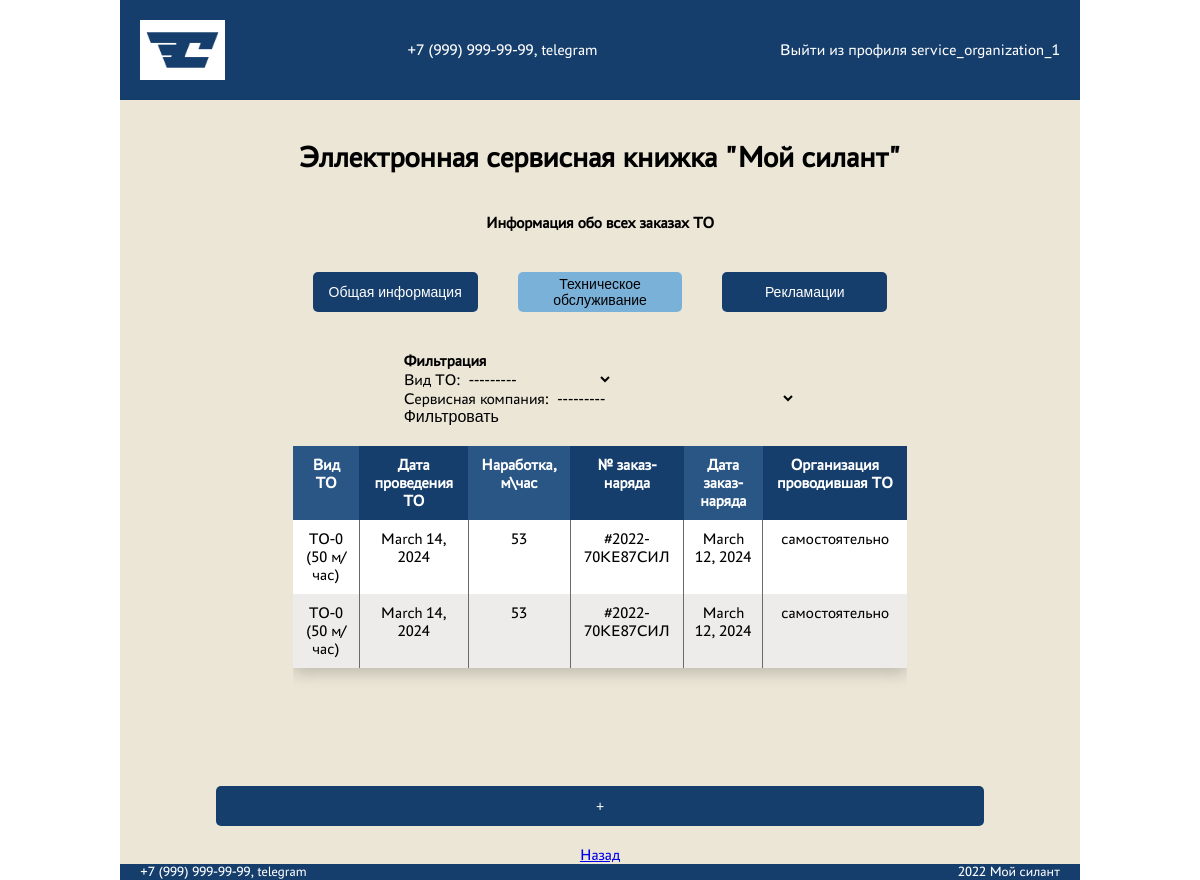
/maintenances/ (signed in), run on the app's committed database.
### core/models.py (models this page shows, shortened)
class Maintenance(models.Model):
    maintenance_type = models.ForeignKey(MaintenanceType, on_delete=models.CASCADE, verbose_name='Вид ТО')
    maintenance_date = models.DateField(null=True, verbose_name='Дата проведения ТО')
    operating_time = models.IntegerField(verbose_name='Наработка, м/час')
    work_order_number = models.CharField(max_length=255, verbose_name='№ заказ-наряда')
    work_order_date = models.DateField(null=True, verbose_name='Дата заказ-наряда')
    the_organization_that_carried_out_the_maintenance = models.CharField(max_length=255, verbose_name='Организация, проводившая ТО')
    machine = models.ForeignKey(Machine, on_delete=models.CASCADE, verbose_name='Машина')
    service_company = models.ForeignKey(ServiceCompany, on_delete=models.CASCADE, verbose_name='Сервисная компания')

class BaseModel(models.Model):
    def __str__(self):
        return self.name
    class Meta:
        abstract = True

class MaintenanceType(BaseModel):
    name = models.CharField(max_length=255)
    description = models.CharField(max_length=255)

### core/views.py (the view)
# urls.py: path('maintenances/', maintenance_list, name='maintenance_list'),
@login_required
@permission_required("core.view_maintenance", raise_exception=True)
def maintenance_list(request):
    maintenances = Maintenance.objects.all()
    maintenances_filter = MaintenanceFilter(request.GET, queryset=maintenances)
    return render(
        request,
        "maintenance_list.html",
        {"maintenances": maintenances, "filter": maintenances_filter},
    )

### templates/maintenance_list.html (shortened to what this page needs)
{% extends 'base.html' %}
{% block content %}
<main class="main">
    <div class="result-wrapper">
        <h1>Информация обо всех заказах ТО</h1>
        {% include 'tabs.html' with active_tab='maintenance' %}
        {% if maintenances %}
        <form method="get" class="mb-4">
            <h1>Фильтрация</h1>
            {{ filter.form }}
            <button type="submit">Фильтровать</button>
        </form>
        <div class="adaptive-table-wrapper">
            <table class="adaptive-table">
                <thead>
                    <tr>
                        <th>Вид ТО</th>
                        <th>Дата проведения ТО</th>
                        <th>Наработка, м\час</th>
                        <th>№ заказ-наряда</th>
                        <th>Дата заказ-наряда</th>
                        <th>Организация проводившая ТО</th>
                    </tr>
                </thead>
                <tbody>
                    {% for maintenance in maintenances %}
                    <tr>
                        <td>{{ maintenance.maintenance_type }}</a></td>
                        <td>{{ maintenance.maintenance_date }}</td>
                        <td>{{ maintenance.operating_time }}</td>
                        <td>{{ maintenance.work_order_number }}</td>
                        <td>{{ maintenance.work_order_date }}</td>
                        <td>{{ maintenance.the_organization_that_carried_out_the_maintenance }}</td>
                    </tr>
                    {% endfor %}
                </tbody>
            </table>
        </div>
    </div>
    {% else %}
    <div class="result-wrapper">
        <span>Заказов ТО нет в базе</span>
    </div>
    {% endif %}
    <button class="create-button" id="create_maintenance">+</button>
    <a href="{% url 'machine_list' %}">Назад</a>
</main>
{% endblock content %}

### templates/base.html (shortened to what this page needs)
<!DOCTYPE html>
<html lang="en">
  <head>
    {% load static %}
      <link href="{% static 'css/main.css' %}" rel="stylesheet" />
      <link href="{% static 'css/index/index.css' %}" rel="stylesheet" />
      <link href="{% static 'css/machine_list/machine_list.css' %}" rel="stylesheet" />
      <link href="{% static 'css/create_maintenance/create_maintenance.css' %}" rel="stylesheet" />
  </head>
  <body>
    <nav>
        <div class="logo-signin-wrapper">
            <img src="{% static 'img/logo.jpg' %}">
            <span>+7 (999) 999-99-99, telegram</span>
            {% if user.is_authenticated %}
            <a href="{% url 'account_logout' %}">Выйти из профиля {{ user.username }}</a>
            {% else %}
            <a href="{% url 'account_login' %}">Авторизация</a>
            {% endif %}
        </div>
    </nav>
    <section class="main-section">
      <div class="underlogo">
        <h1>Эллектронная сервисная книжка "Мой силант"</h1>
      </div>
      {% block content %}{% endblock %}
    </section>
    <footer>
        <div class="footer-wrapper">
            <span>+7 (999) 999-99-99, telegram</span>
            <span>2022 Мой силант</span>
        </div>
    </footer>
  </body>
</html>

### static/css/main.css (style rules this page uses)
* { margin: 0; padding: 0; border: 0; outline: 0; font-size: 100%; vertical-align: baseline; background: transparent; }
body { display: flex; flex-direction: column; justify-items: center; align-items: center; height: 100vh; width: 100%; font-family: 'PT Astra Sans', sans-serif; }
nav { background-color: #163E6C; width: 80%; height: 100px; display: flex; flex-direction: column; justify-content: space-between; align-items: center; color: white; }
.logo-signin-wrapper { display: flex; justify-content: space-between; align-items: center; width: 100%; }
.logo-signin-wrapper > img { height: 60px; padding: 20px 0 20px 20px; }
.logo-signin-wrapper > a { color: white; text-decoration: none; padding-right: 20px; }
.main-section { display: flex; flex-direction: column; justify-content: center; align-items: center; width: 80%; height: 100%; background-color: #EBE6D6; padding: 20px 0 0 0; }
.underlogo { padding-top: 20px; display: flex; flex-direction: column; justify-content: center; align-items: center; width: 80%; background-color: #EBE6D6; }
.underlogo > h1 { font-size: 30px; color: black; }
footer { background-color: #163E6C; width: 80%; height: 80px; display: flex; flex-direction: column; justify-content: center; align-items: center; }
.footer-wrapper { color: white; font-size: 14px; display: flex; justify-content: space-between; align-items: center; width: 100%; }
.footer-wrapper > span { padding: 0 20px 0 20px; }

### static/css/index/index.css (style rules this page uses)
.main { display: flex; flex-direction: column; align-items: center; width: 80%; height: 100%; background-color: #EBE6D6; padding: 20px 0 0 0; }
.result-wrapper { display: flex; flex-direction: column; justify-content: center; align-items: center; width: 80%; padding: 20px; }
.adaptive-table-wrapper { margin-top: 20px; width: 100%; height: 300px; overflow: auto; }
.adaptive-table-wrapper > .adaptive-table { width: 100%; border-collapse: collapse; text-align: center; background-color: white; box-shadow: 0 5px 15px rgba(0, 0, 0, 0.2); }
.adaptive-table-wrapper > .adaptive-table td, .adaptive-table-wrapper > .adaptive-table th { padding: 10px; text-align: center; }
.adaptive-table-wrapper > .adaptive-table th { background-color: #163E6C; color: white; }
.adaptive-table-wrapper > .adaptive-table th:nth-child(odd) { background-color: #2a5685; }
.adaptive-table-wrapper > .adaptive-table tr:nth-child(even) { background-color: #eeebeb; }
.adaptive-table-wrapper > .adaptive-table td { border-right: 1px solid #696a6a; }
.adaptive-table-wrapper > .adaptive-table td:last-child { border-right: none; }

### static/css/create_maintenance/create_maintenance.css (style rules this page uses)
.create-button { width: 100%; height: 40px; border-radius: 5px; margin: 20px; padding: 5px; background-color: #163E6C; color: white; display: flex; align-items: center; justify-content: center; font-size: 14px; cursor: pointer; }

### data on the page
Maintenance: maintenance_type "ТО-0 (50 м/час)", maintenance_date "March 14, 2024", operating_time "53", work_order_number "#2022-70КЕ87СИЛ", work_order_date "March 12, 2024", the_organization_that_carried_out_the_maintenance "самостоятельно"
Maintenance: maintenance_type "ТО-0 (50 м/час)", maintenance_date "March 14, 2024", operating_time "53", work_order_number "#2022-70КЕ87СИЛ", work_order_date "March 12, 2024", the_organization_that_carried_out_the_maintenance "самостоятельно"

### other printed values
{{ user.username }} "service_organization_1"
